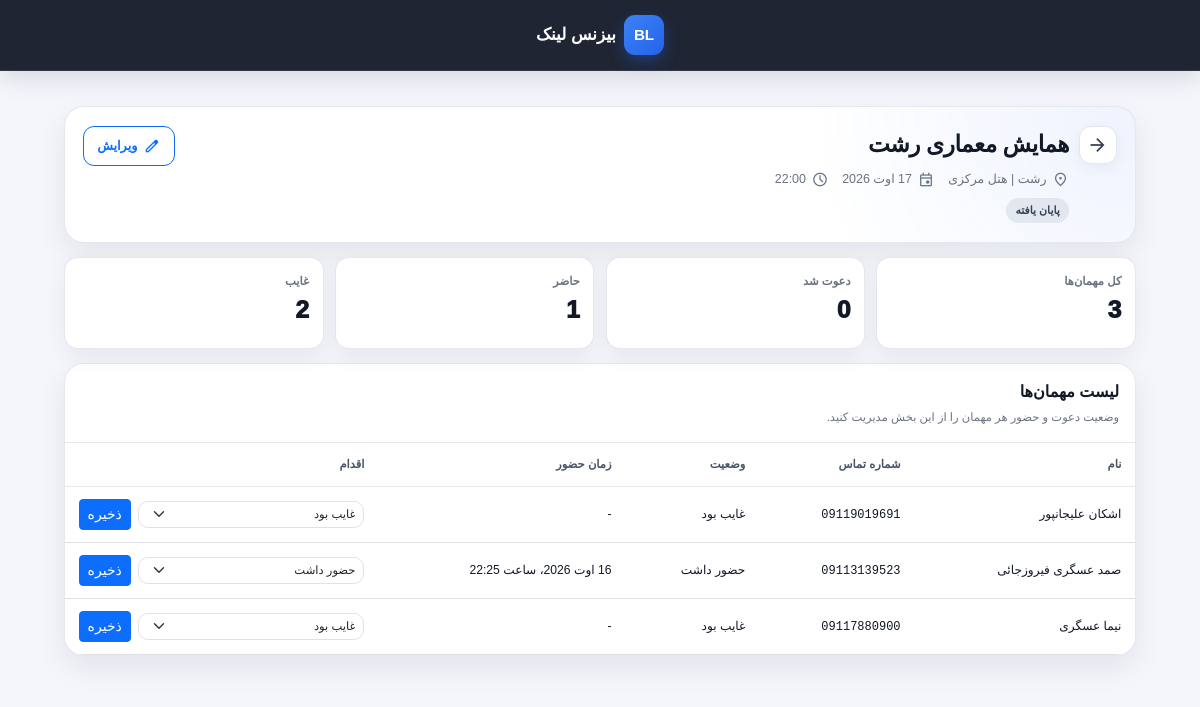
The page /events/4/ (signed in) on the database its author committed.
### core/models.py (models this page shows, shortened)
class Event(models.Model):
    STATUS_PENDING = "pending"
    STATUS_ACTIVE = "active"
    STATUS_COMPLETED = "completed"
    STATUS_CHOICES = [
        (STATUS_PENDING, "در انتظار برگزاری"),
        (STATUS_ACTIVE, "در حال برگزاری"),
        (STATUS_COMPLETED, "پایان یافته"),
    ]
    name = models.CharField(max_length=200, verbose_name="نام مهمانی")
    city = models.CharField(max_length=100, db_index=True, verbose_name="شهر")
    venue_name = models.CharField(max_length=200, verbose_name="نام مکان برگزاری")
    event_date = models.DateField(db_index=True, verbose_name="تاریخ برگزاری")
    event_time = models.TimeField(verbose_name="ساعت شروع")
    status = models.CharField(
        max_length=20,
        choices=STATUS_CHOICES,
        default=STATUS_PENDING,
        db_index=True,
        verbose_name="وضعیت مهمانی"
    )
    invitation_text = models.TextField(
        blank=True,
        default="",
        verbose_name="متن پیام دعوت"
    )
    thank_you_text = models.TextField(
        blank=True,
        default="",
        verbose_name="متن تشکر از حضور"
    )
    missed_you_text = models.TextField(
        blank=True,
        default="",
        verbose_name="متن عدم حضور"
    )
    started_at = models.DateTimeField(blank=True, null=True, verbose_name="زمان شروع واقعی")
    completed_at = models.DateTimeField(blank=True, null=True, verbose_name="زمان پایان")
    created_at = models.DateTimeField(auto_now_add=True)
    class Meta:
        verbose_name = "مهمانی"
        verbose_name_plural = "مهمانی‌ها"
        ordering = ["-event_date", "-event_time"]
    @property
    def guest_count(self):
        return self.guests.count()
    @property
    def present_count(self):
        return self.guests.filter(status=EventGuest.Status.ATTENDED).count()
    @property
    def absent_count(self):
        return self.guests.filter(status=EventGuest.Status.ABSENT).count()
    @property
    def invited_count(self):
        return self.guests.filter(status=EventGuest.Status.INVITED).count()

class EventGuest(models.Model):
    class Status(models.TextChoices):
        DRAFT = "draft", "پیش‌نویس"
        INVITED = "invited", "دعوت شد"
        ATTENDED = "attended", "حضور داشت"
        ABSENT = "absent", "غایب بود"
    event = models.ForeignKey(
        Event,
        on_delete=models.CASCADE,
        related_name="guests",
        verbose_name="مهمانی"
    )
    member = models.ForeignKey(
        Member,
        on_delete=models.CASCADE,
        related_name="event_guests",
        verbose_name="عضو دعوت‌شده"
    )
    unique_link = models.UUIDField(default=uuid.uuid4, editable=False, unique=True)
    status = models.CharField(
        max_length=20,
        choices=Status.choices,
        default=Status.DRAFT,
        db_index=True,
        verbose_name="وضعیت دعوت"
    )
    is_present = models.BooleanField(default=False, db_index=True, verbose_name="حاضر بود؟")
    check_in_time = models.DateTimeField(blank=True, null=True, verbose_name="زمان ثبت حضور")
    invite_sent_at = models.DateTimeField(blank=True, null=True, verbose_name="زمان ارسال دعوت")
    thank_you_sent_at = models.DateTimeField(blank=True, null=True, verbose_name="زمان ارسال پیام تشکر")
    missed_you_sent_at = models.DateTimeField(blank=True, null=True, verbose_name="زمان ارسال پیام عدم حضور")
    note = models.TextField(blank=True, verbose_name="یادداشت داخلی")
    created_at = models.DateTimeField(auto_now_add=True)
    updated_at = models.DateTimeField(auto_now=True)
    class Meta:
        verbose_name = "مهمان"
        verbose_name_plural = "مهمانان"
        ordering = ["-created_at"]
        constraints = [
            models.UniqueConstraint(fields=["event", "member"], name="unique_event_member")
        ]

class Member(models.Model):
    first_name = models.CharField(max_length=50, verbose_name="نام")
    last_name = models.CharField(max_length=50, verbose_name="نام خانوادگی")
    city = models.CharField(max_length=50,verbose_name="شهر",null=True,blank=True)
    phone_regex = RegexValidator(
        regex=r"^09\d{9}$",
        message="شماره تماس باید با 09 شروع شود و 11 رقم باشد."
    )
    phone_number = models.CharField(
        max_length=11,
        unique=True,
        validators=[phone_regex],
        verbose_name="شماره تماس"
    )
    job_category = models.ForeignKey(
        JobCategory,
        on_delete=models.SET_NULL,
        null=True,
        blank=True,
        related_name="members",
        verbose_name="حوزه فعالیت"
    )
    created_at = models.DateTimeField(auto_now_add=True)
    class Meta:
        verbose_name = "عضو"
        verbose_name_plural = "اعضا"
        ordering = ["-created_at"]
    @property
    def full_name(self):
        return f"{self.first_name} {self.last_name}"

### core/views.py (the view)
# urls.py: path('events/<int:pk>/', views.EventDetailView.as_view(), name='event_detail'),
class EventDetailView(LoginRequiredMixin, DetailView):
    login_url = "/admin/login/"
    model = Event
    template_name = "core/event_detail.html"
    context_object_name = "event"
    def get_context_data(self, **kwargs):
        context = super().get_context_data(**kwargs)
        context["guests"] = self.object.guests.select_related(
            "member",
            "member__job_category",
        ).order_by("member__first_name", "member__last_name")
        context["elapsed_seconds"] = get_elapsed_seconds(self.object)
        return context

### core/views.py (called while the page is built)
def get_elapsed_seconds(event):
    if event.status != Event.STATUS_ACTIVE or not event.started_at:
        return 0
    delta = timezone.now() - event.started_at
    return max(int(delta.total_seconds()), 0)

### templates/core/event_detail.html (shortened to what this page needs)
{% extends "core/base.html" %}
{% load jalali_tags %}
{% load tz %}
{% block content %}
    <div class="event-detail-page">
        <div class="event-detail-shell">
            <section class="event-hero-card">
                <div class="event-hero-body">
                    <div class="event-hero-top">
                        <div class="event-title-row">
                            <a href="{% url 'event_list' %}"
                               class="back-icon-btn"
                               aria-label="بازگشت به لیست مهمانی‌ها"
                               title="بازگشت به لیست مهمانی‌ها">
                                <span class="material-symbols-outlined">arrow_forward</span>
                            </a>
                            <div class="event-title-wrap">
                                <h1 class="event-title">{{ event.name }}</h1>
                                <div class="event-meta-list">
                                    <div class="event-meta-item">
                                        <span class="material-symbols-outlined">location_on</span>
                                        <span>{{ event.city }} | {{ event.venue_name }}</span>
                                    </div>
                                    <div class="event-meta-item">
                                        <span class="material-symbols-outlined">event</span>
                                        <span>{{ event.event_date|to_jalali:'%Y/%m/%d' }}</span>
                                    </div>
                                    <div class="event-meta-item">
                                        <span class="material-symbols-outlined">schedule</span>
                                        <span dir="ltr">{{ event.event_time|time:'H:i' }}</span>
                                    </div>
                                </div>
                                {% if event.status == 'pending' %}
                                    <span class="event-status-badge event-status-pending">در انتظار شروع</span>
                                {% elif event.status == 'active' %}
                                    <span class="event-status-badge event-status-active">در حال برگزاری</span>
                                {% else %}
                                    <span class="event-status-badge event-status-completed">{{ event.get_status_display }}</span>
                                {% endif %}
                            </div>
                        </div>
                        <div class="event-actions">
                            <a href="{% url 'edit_event' event.pk %}"
                               class="btn btn-outline-primary btn-sm event-action-btn">
                                <span class="material-symbols-outlined" style="font-size: 18px;">edit</span>
                                ویرایش
                            </a>
                        </div>
                    </div>
                </div>
            </section>
            <section class="stats-grid">
                <div class="stat-card">
                    <div class="stat-label">کل مهمان‌ها</div>
                    <div class="stat-value">{{ event.guest_count }}</div>
                </div>
                <div class="stat-card">
                    <div class="stat-label">دعوت شد</div>
                    <div class="stat-value">{{ event.invited_count }}</div>
                </div>
                <div class="stat-card">
                    <div class="stat-label">حاضر</div>
                    <div class="stat-value">{{ event.present_count }}</div>
                </div>
                <div class="stat-card">
                    <div class="stat-label">غایب</div>
                    <div class="stat-value">{{ event.absent_count }}</div>
                </div>
            </section>
            <section class="guests-card">
                <div class="guests-card-header">
                    <h2 class="guests-card-title">لیست مهمان‌ها</h2>
                    <p class="guests-card-subtitle">وضعیت دعوت و حضور هر مهمان را از این بخش مدیریت کنید.</p>
                </div>
                <div class="table-responsive guests-table-wrap">
                    <table class="table align-middle guests-table">
                        <thead>
                        <tr>
                            <th>نام</th>
                            <th>شماره تماس</th>
                            <th>وضعیت</th>
                            <th>زمان حضور</th>
                            <th>اقدام</th>
                        </tr>
                        </thead>
                        <tbody>
                        {% for guest in guests %}
                            <tr>
                                <td>{{ guest.member.full_name }}</td>
                                <td><span class="phone-text">{{ guest.member.phone_number }}</span></td>
                                <td>{{ guest.get_status_display }}</td>
                                <td>
                                    {% if guest.check_in_time %}
                                        {{ guest.check_in_time|to_jalali:'%Y/%m/%d - H:i' }}
                                    {% else %}
                                        -
                                    {% endif %}
                                </td>
                                <td>
                                    <form method="post"
                                          action="{% url 'update_guest_status' guest.pk %}"
                                          class="table-action-form">
                                        <select name="status" class="form-select form-select-sm status-select">
                                            <option value="attended"
                                                    {% if guest.status == "attended" %}selected{% endif %}>حضور داشت
                                            </option>
                                            <option value="absent" {% if guest.status == "absent" %}selected{% endif %}>
                                                غایب بود
                                            </option>
                                        </select>
                                        <button type="submit" class="btn btn-sm btn-primary">ذخیره</button>
                                    </form>
                                </td>
                            </tr>
                        {% empty %}
                            <tr>
                                <td colspan="5" class="empty-state">برای این مهمانی هنوز مهمانی ثبت نشده است.</td>
                            </tr>
                        {% endfor %}
                        </tbody>
                    </table>
                </div>
            </section>
        </div>
    </div>
{% endblock %}

### templates/core/base.html (style rules this page uses)
:root { --app-bg: #f4f6fb; --app-surface: rgba(17, 24, 39, 0.94); --app-surface-border: rgba(255, 255, 255, 0.08); --app-text: #ffffff; --app-text-soft: rgba(255, 255, 255, 0.72); --app-primary: #3b82f6; --app-primary-dark: #2563eb; --app-shadow: 0 8px 24px rgba(15, 23, 42, 0.12); --app-radius-sm: 10px; --app-radius-md: 14px; --app-transition: all 0.2s ease; }
*, *::before, *::after { box-sizing: border-box; }
html, body { min-height: 100%; margin: 0; padding: 0; background: var(--app-bg); font-family: Vazirmatn, sans-serif; }
body { color: #111827; }
a, button { -webkit-tap-highlight-color: transparent; }

### rows shown on the page
Event: name "همایش معماری رشت", city "رشت", venue_name "هتل مرکزی", event_date|to_jalali "17 اوت 2026", event_time "22:00", status "پایان یافته", guest_count "3", invited_count "0", present_count "1", absent_count "2"
EventGuest: member.full_name "اشکان علیجانپور", member.phone_number "09119019691", status "غایب بود"
EventGuest: member.full_name "صمد عسگری فیروزجائی", member.phone_number "09113139523", status "حضور داشت", check_in_time|to_jalali "16 اوت 2026، ساعت 22:25"
EventGuest: member.full_name "نیما عسگری", member.phone_number "09117880900", status "غایب بود"
